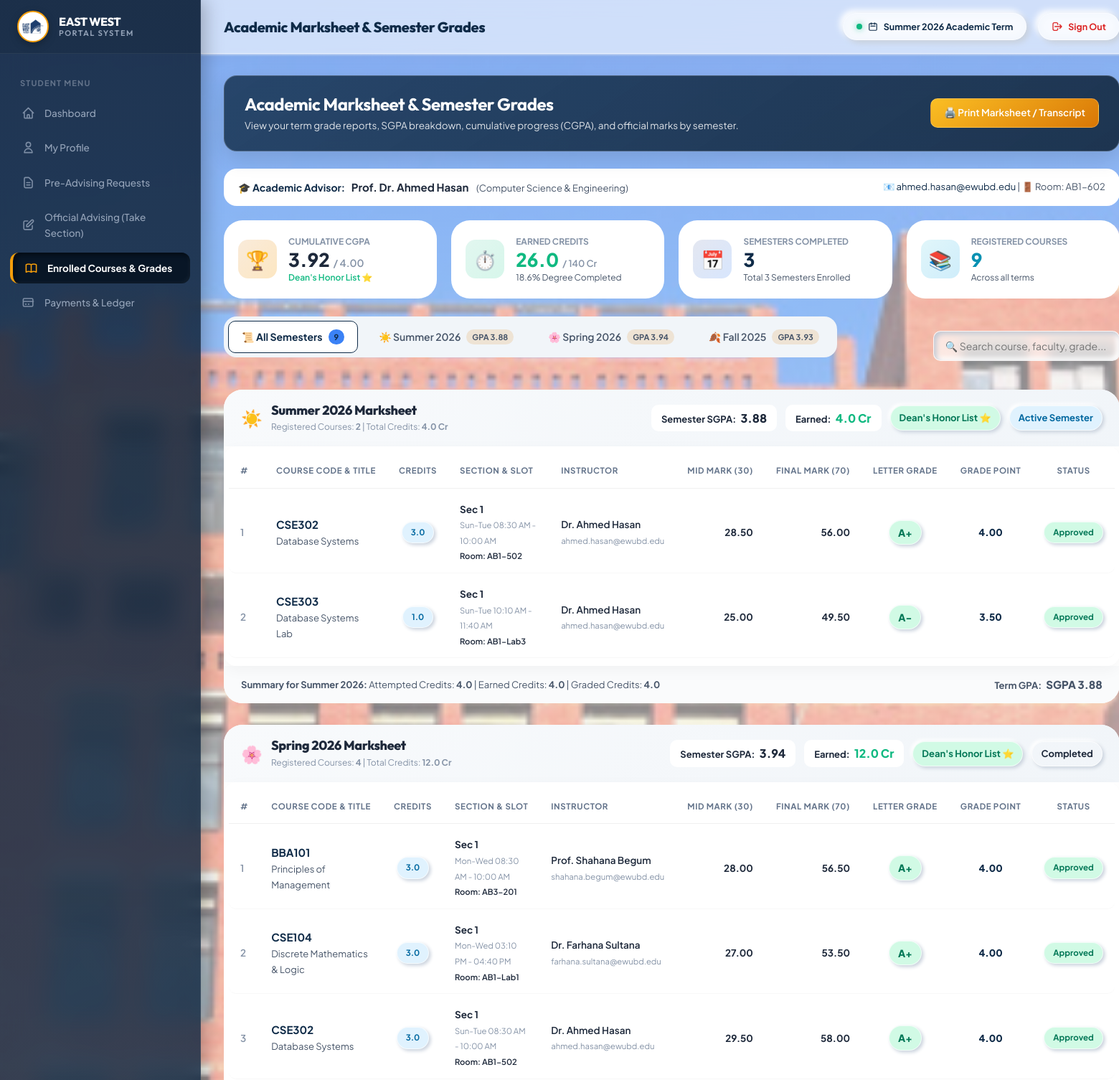
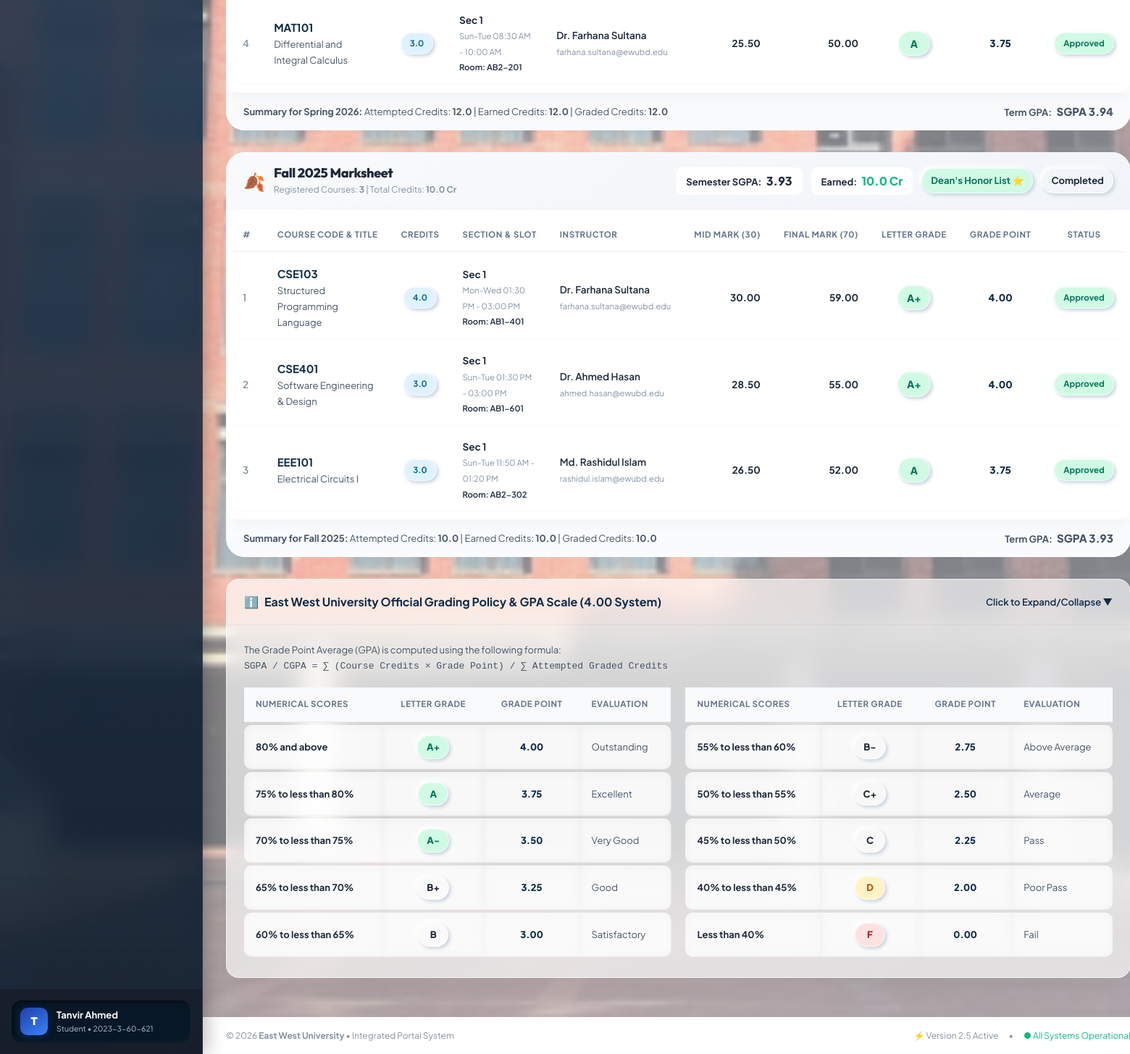
Page /student/enrolled_courses.php (signed in) on the committed database (2 pictures, top to bottom).
### tables this page shows
CREATE TABLE `faculty` (
  `Faculty_ID` varchar(20) NOT NULL,
  `First_name` varchar(50) NOT NULL,
  `Last_name` varchar(50) NOT NULL,
  `Designation` varchar(50) DEFAULT NULL,
  `Room_No` varchar(20) DEFAULT NULL,
  `E_mail` varchar(100) DEFAULT NULL,
  `Password` varchar(255) NOT NULL DEFAULT '$2y$10$e84WvT6bX.8K7aJpZl1G7.R03wX/VqWj.6T8m9E1P3Q5R7S9T0U1V',
  `Dept_ID` int(11) DEFAULT NULL
);

CREATE TABLE `department` (
  `Dept_ID` int(11) NOT NULL,
  `Dept_Name` varchar(100) NOT NULL,
  `Head_Faculty_ID` varchar(20) DEFAULT NULL
);

CREATE TABLE `enrollment` (
  `Enrollment_ID` int(11) NOT NULL,
  `Enrollment_Type` varchar(50) DEFAULT NULL,
  `Advising_Status` varchar(50) DEFAULT 'Pending',
  `Mid_Mark` decimal(5,2) DEFAULT NULL,
  `Final_Mark` decimal(5,2) DEFAULT NULL,
  `Grade` varchar(5) DEFAULT 'N/A',
  `Section_Id` int(11) DEFAULT NULL,
  `ManagedBy_Faculty_ID` varchar(20) DEFAULT NULL,
  `Student_ID` varchar(20) DEFAULT NULL,
  `Semester` varchar(20) NOT NULL DEFAULT 'Summer',
  `Year` int(11) NOT NULL DEFAULT 2026
);

CREATE TABLE `course` (
  `Course_ID` varchar(15) NOT NULL,
  `Course_Title` varchar(100) NOT NULL,
  `Credits` decimal(2,1) NOT NULL,
  `Dept_ID` int(11) DEFAULT NULL
);

CREATE TABLE `section` (
  `Section_Id` int(11) NOT NULL,
  `Section_No` int(11) NOT NULL,
  `Time_Slot` varchar(50) DEFAULT NULL,
  `Room_No` varchar(20) DEFAULT NULL,
  `Capacity` int(11) DEFAULT NULL,
  `Course_ID` varchar(15) DEFAULT NULL,
  `Faculty_ID` varchar(20) DEFAULT NULL
);

### student/enrolled_courses.php (the view, shortened to what the rows shown need)
<?php
require_once __DIR__ . '/../config/auth.php';
$studentId = $_SESSION['user_id'];
$stmtAdvisor = $pdo->prepare("
    SELECT f.First_name, f.Last_name, f.E_mail, f.Room_No, d.Dept_Name
    FROM Student s
    LEFT JOIN Faculty f ON s.Faculty_ID = f.Faculty_ID
    LEFT JOIN Department d ON f.Dept_ID = d.Dept_ID
    WHERE s.Student_ID = ?
");
$stmtAdvisor->execute([$studentId]);
$advisor = $stmtAdvisor->fetch();
$stmt = $pdo->prepare("
    SELECT e.*,
           c.Course_ID, c.Course_Title, c.Credits,
           sec.Section_No, sec.Time_Slot, sec.Room_No,
           CONCAT(f.First_name, ' ', f.Last_name) AS Faculty_Name,
           f.E_mail AS Faculty_Email
    FROM Enrollment e
    JOIN Section sec ON e.Section_Id = sec.Section_Id
    JOIN Course c ON sec.Course_ID = c.Course_ID
    LEFT JOIN Faculty f ON sec.Faculty_ID = f.Faculty_ID
    WHERE e.Student_ID = ?
    ORDER BY e.Year DESC,
             CASE e.Semester
                 WHEN 'Summer' THEN 1
                 WHEN 'Spring' THEN 2
                 WHEN 'Fall' THEN 3
                 ELSE 4
             END ASC,
             c.Course_ID ASC
");
$stmt->execute([$studentId]);
$allEnrollments = $stmt->fetchAll();
$semesters = [];
foreach ($allEnrollments as $enr) {
    $semKey = ($enr['Semester'] ?: 'Summer') . ' ' . ($enr['Year'] ?: 2026);
    if (!isset($semesters[$semKey])) {
        $semesters[$semKey] = [
            'semester' => $enr['Semester'] ?: 'Summer',
            'year'     => $enr['Year'] ?: 2026,
            'courses'  => [],
            'attemptedCredits' => 0,
            'gradedCredits'    => 0,
            'earnedCredits'    => 0,
            'totalGradePoints' => 0,
            'sgpa'             => null,
            'hasGrades'        => false
        ];
    }
    $credits = floatval($enr['Credits']);
    $semesters[$semKey]['courses'][] = $enr;
    $semesters[$semKey]['attemptedCredits'] += $credits;
    $grade = strtoupper(trim((string)$enr['Grade']));
    $gp = ewu_get_grade_point($grade);
    if ($gp !== null && $grade !== 'N/A' && $grade !== '') {
        $semesters[$semKey]['hasGrades'] = true;
        $semesters[$semKey]['gradedCredits'] += $credits;
        $semesters[$semKey]['totalGradePoints'] += ($gp * $credits);
        if ($grade !== 'F') {
            $semesters[$semKey]['earnedCredits'] += $credits;
        }
    }
}
$selectedSemester = $_GET['semester'] ?? 'all';
include __DIR__ . '/../includes/header.php';
?>
<div class="page-banner">
    <div style="display: flex; justify-content: space-between; align-items: center; flex-wrap: wrap; gap: 15px;">
        <div>
            <h1>Academic Marksheet & Semester Grades</h1>
        </div>
    </div>
</div>
<?php if ($advisor && !empty($advisor['First_name'])): ?>
    <div style="background: #ffffff; border: 1px solid var(--border-color); border-left: 4px solid var(--gold-dark); border-radius: var(--radius-md); padding: 14px 20px; margin-bottom: 20px; box-shadow: var(--shadow-sm); display: flex; justify-content: space-between; align-items: center; flex-wrap: wrap; gap: 10px;">
        <div>
            <strong style="color: var(--primary); font-size: 14px;">🎓 Academic Advisor:</strong>
            <span style="font-weight: 700; color: var(--primary-dark); margin-left: 6px;">Prof. <?= htmlspecialchars($advisor['First_name'] . ' ' . $advisor['Last_name']) ?></span>
            <span style="font-size: 13px; color: var(--text-secondary); margin-left: 8px;">(<?= htmlspecialchars($advisor['Dept_Name'] ?? 'Department Faculty') ?>)</span>
        </div>
        <div style="font-size: 13px; color: var(--text-secondary);">
            📧 <a href="mailto:<?= htmlspecialchars($advisor['E_mail']) ?>"><?= htmlspecialchars($advisor['E_mail']) ?></a> | 🚪 Room: <?= htmlspecialchars($advisor['Room_No'] ?? 'TBA') ?>
        </div>
    </div>
<?php endif; ?>
<div style="display: flex; justify-content: space-between; align-items: center; flex-wrap: wrap; gap: 15px; margin-bottom: 20px;">
    <div class="sem-nav-tabs" role="tablist">
        <a href="enrolled_courses.php?semester=all" class="sem-tab-btn <?= $selectedSemester === 'all' ? 'active' : '' ?>">
            📜 All Semesters
            <span class="badge-pill"><?= count($allEnrollments) ?></span>
        </a>
        <?php foreach ($semesters as $semKey => $sData):
            $semParam = urlencode($semKey);
            $isActive = ($selectedSemester === $semKey);
            $icon = ($sData['semester'] === 'Summer') ? '☀️' : (($sData['semester'] === 'Spring') ? '🌸' : '🍂');
        ?>
            <a href="enrolled_courses.php?semester=<?= $semParam ?>" class="sem-tab-btn <?= $isActive ? 'active' : '' ?>">
                <?= $icon ?> <?= htmlspecialchars($semKey) ?>
                <?php if ($sData['sgpa'] !== 'N/A'): ?>
                    <span class="badge-pill" style="background: rgba(217, 119, 6, 0.15); color: var(--gold-dark); font-weight: 700;">
                        GPA <?= $sData['sgpa'] ?>
                    </span>
                <?php else: ?>
                    <span class="badge-pill" style="background: rgba(59, 130, 246, 0.15); color: var(--primary);">Current</span>
                <?php endif; ?>
            </a>
        <?php endforeach; ?>
    </div>
</div>
<?php if (count($semesters) > 0): ?>
    <?php
    foreach ($semesters as $semKey => $sData):
        $semIcon = ($sData['semester'] === 'Summer') ? '☀️' : (($sData['semester'] === 'Spring') ? '🌸' : '🍂');
        $isCurrentTerm = ($sData['semester'] === 'Summer' && $sData['year'] == 2026);
    ?>
        <div class="semester-block" id="sem_block_<?= md5($semKey) ?>">
            <div class="semester-header">
                <div class="semester-title">
                    <span style="font-size: 24px;"><?= $semIcon ?></span>
                    <div>
                        <h2><?= htmlspecialchars($semKey) ?> Marksheet</h2>
                        <div style="font-size: 12px; color: var(--text-muted); margin-top: 2px;">
                            Registered Courses: <strong><?= count($sData['courses']) ?></strong> | Total Credits: <strong><?= number_format($sData['attemptedCredits'], 1) ?> Cr</strong>
                        </div>
                    </div>
                </div>
                <div class="semester-metrics-pill">
                    <div class="sgpa-box">
                        Semester SGPA:
                        <span class="val"><?= $sData['sgpa'] ?></span>
                    </div>
                    <div class="sgpa-box" style="border-left-color: var(--success);">
                        Earned: <span class="val" style="color: var(--success);"><?= number_format($sData['earnedCredits'], 1) ?> Cr</span>
                    </div>
                    <span class="badge <?= $sData['standingClass'] ?>" style="font-size: 13px; padding: 6px 12px;">
                        <?= $sData['standing'] ?>
                    </span>
                    <?php if ($isCurrentTerm): ?>
                        <span class="badge badge-info" style="font-size: 13px; padding: 6px 12px;">
                            Active Semester
                        </span>
                    <?php else: ?>
                        <span class="badge badge-secondary" style="font-size: 13px; padding: 6px 12px;">
                            Completed
                        </span>
                    <?php endif; ?>
                </div>
            </div>
            <div class="panel-body" style="padding: 0;">
                <div class="table-responsive">
                    <table class="data-table semester-course-table">
                        <thead>
                            <tr>
                                <th style="width: 50px;">#</th>
                                <th>Course Code & Title</th>
                                <th style="text-align: center;">Credits</th>
                                <th>Section & Slot</th>
                                <th>Instructor</th>
                                <th style="text-align: right;">Mid Mark (30)</th>
                                <th style="text-align: right;">Final Mark (70)</th>
                                <th style="text-align: center;">Letter Grade</th>
                                <th style="text-align: center;">Grade Point</th>
                                <th style="text-align: center;">Status</th>
                            </tr>
                        </thead>
                        <tbody>
                            <?php
                            $rowNum = 1;
                            foreach ($sData['courses'] as $row):
                                $grade = strtoupper(trim((string)$row['Grade']));
                                $gp = ewu_get_grade_point($grade);
                                $gradeBadgeClass = ewu_get_grade_badge_class($grade);
                            ?>
                                <tr class="course-row">
                                    <td style="color: var(--text-muted); font-weight: 600;"><?= $rowNum++ ?></td>
                                    <td>
                                        <strong style="color: var(--primary); font-size: 15px;"><?= htmlspecialchars($row['Course_ID']) ?></strong><br>
                                        <span style="font-size: 13px; color: var(--text-secondary);"><?= htmlspecialchars($row['Course_Title']) ?></span>
                                    </td>
                                    <td style="text-align: center;">
                                        <span class="badge badge-info" style="font-weight: 700;"><?= number_format($row['Credits'], 1) ?></span>
                                    </td>
                                    <td>
                                        <strong>Sec <?= htmlspecialchars($row['Section_No']) ?></strong><br>
                                        <small style="color: var(--text-muted);"><?= htmlspecialchars($row['Time_Slot'] ?? 'TBA') ?></small><br>
                                        <small style="color: var(--gold-dark); font-weight: 600;">Room: <?= htmlspecialchars($row['Room_No'] ?? 'TBA') ?></small>
                                    </td>
                                    <td>
                                        <div style="font-weight: 600; color: var(--primary-dark);"><?= htmlspecialchars($row['Faculty_Name'] ?? 'TBA') ?></div>
                                        <?php if (!empty($row['Faculty_Email'])): ?>
                                            <small><a href="mailto:<?= htmlspecialchars($row['Faculty_Email']) ?>" style="color: var(--text-muted);"><?= htmlspecialchars($row['Faculty_Email']) ?></a></small>
                                        <?php endif; ?>
                                    </td>
                                    <td style="text-align: right; font-weight: 700;">
                                        <?= $row['Mid_Mark'] !== null ? number_format($row['Mid_Mark'], 2) : '<span style="color: var(--text-muted); font-weight: normal;">—</span>' ?>
                                    </td>
                                    <td style="text-align: right; font-weight: 700;">
                                        <?= $row['Final_Mark'] !== null ? number_format($row['Final_Mark'], 2) : '<span style="color: var(--text-muted); font-weight: normal;">—</span>' ?>
                                    </td>
                                    <td style="text-align: center;">
                                        <span class="badge <?= $gradeBadgeClass ?>" style="font-size: 14px; font-weight: 800; padding: 5px 12px; min-width: 44px; display: inline-block;">
                                            <?= htmlspecialchars($grade ?: 'N/A') ?>
                                        </span>
                                    </td>
                                    <td style="text-align: center; font-weight: 800; color: var(--primary);">
                                        <?= $gp !== null ? number_format($gp, 2) : '<span style="color: var(--text-muted); font-weight: normal;">—</span>' ?>
                                    </td>
                                    <td style="text-align: center;">
                                        <span class="badge badge-<?= $row['Advising_Status'] === 'Approved' ? 'success' : 'warning' ?>">
                                            <?= htmlspecialchars($row['Advising_Status']) ?>
                                        </span>
                                    </td>
                                </tr>
                            <?php endforeach; ?>
                        </tbody>
                    </table>
                </div>
            </div>
            <div class="semester-footer-bar">
                <div>
                    <strong>Summary for <?= htmlspecialchars($semKey) ?>:</strong>
                    Attempted Credits: <strong><?= number_format($sData['attemptedCredits'], 1) ?></strong> |
                    Earned Credits: <strong><?= number_format($sData['earnedCredits'], 1) ?></strong> |
                    Graded Credits: <strong><?= number_format($sData['gradedCredits'], 1) ?></strong>
                </div>
                <div>
                    <strong>Term GPA:</strong>
                    <span style="font-size: 15px; font-weight: 800; color: var(--gold-dark); margin-left: 4px;">
                        <?= $sData['sgpa'] !== 'N/A' ? "SGPA {$sData['sgpa']}" : "Grades Pending" ?>
                    </span>
                </div>
            </div>
        </div>
    <?php endforeach; ?>
<?php endif; ?>
<div class="panel no-print" style="margin-top: 30px;">
    <div class="panel-body" id="grading_scale_details">
        <div style="display: grid; grid-template-columns: repeat(auto-fit, minmax(320px, 1fr)); gap: 20px;">
            <?php
            $allTiers = ewu_get_grading_policy_tiers();
            $splitTiers = array_chunk($allTiers, 5);
            foreach ($splitTiers as $tierChunk):
            ?>
                <div>
                    <table class="data-table" style="font-size: 13px;">
                        <thead>
                            <tr style="background: #f8fafc;">
                                <th>Numerical Scores</th>
                                <th style="text-align: center;">Letter Grade</th>
                                <th style="text-align: center;">Grade Point</th>
                                <th>Evaluation</th>
                            </tr>
                        </thead>
                    </table>
                </div>
            <?php endforeach; ?>
        </div>
    </div>
</div>
<?php include __DIR__ . '/../includes/footer.php'; ?>

### rows in the picture
faculty: First_name+Last_name "Dr. Ahmed Hasan", Dept_ID.Dept_Name "Computer Science & Engineering", E_mail "ahmed.hasan@ewubd.edu", Room_No "AB1-602"
enrollment: icon "🍂", semKey "Fall 2025", sgpa "3.93", course.Course_ID "EEE101", course.Course_Title "Electrical Circuits I", course.Credits "3.0", Section_Id.Section_No "1", Section_Id.Time_Slot "Sun-Tue 11:50 AM - 01:20 PM", Section_Id.Room_No "AB2-302", Faculty_Name "Md. Rashidul Islam", ManagedBy_Faculty_ID.E_mail "rashidul.islam@ewubd.edu", Mid_Mark "26.50", Final_Mark "52.00", Grade "A", Grade "3.75", Advising_Status "Approved"
enrollment: course.Course_ID "CSE302", course.Course_Title "Database Systems", course.Credits "3.0", Section_Id.Section_No "1", Section_Id.Time_Slot "Sun-Tue 08:30 AM - 10:00 AM", Section_Id.Room_No "AB1-502", Faculty_Name "Dr. Ahmed Hasan", ManagedBy_Faculty_ID.E_mail "ahmed.hasan@ewubd.edu", Mid_Mark "28.50", Final_Mark "56.00", Grade "A+", Grade "4.00", Advising_Status "Approved"
enrollment: course.Course_ID "CSE303", course.Course_Title "Database Systems Lab", course.Credits "1.0", Section_Id.Section_No "1", Section_Id.Time_Slot "Sun-Tue 10:10 AM - 11:40 AM", Section_Id.Room_No "AB1-Lab3", Faculty_Name "Dr. Ahmed Hasan", ManagedBy_Faculty_ID.E_mail "ahmed.hasan@ewubd.edu", Mid_Mark "25.00", Final_Mark "49.50", Grade "A-", Grade "3.50", Advising_Status "Approved"
enrollment: course.Course_ID "BBA101", course.Course_Title "Principles of Management", course.Credits "3.0", Section_Id.Section_No "1", Section_Id.Time_Slot "Mon-Wed 08:30 AM - 10:00 AM", Section_Id.Room_No "AB3-201", Faculty_Name "Prof. Shahana Begum", ManagedBy_Faculty_ID.E_mail "shahana.begum@ewubd.edu", Mid_Mark "28.00", Final_Mark "56.50", Grade "A+", Grade "4.00", Advising_Status "Approved"
enrollment: course.Course_ID "CSE104", course.Course_Title "Discrete Mathematics & Logic", course.Credits "3.0", Section_Id.Section_No "1", Section_Id.Time_Slot "Mon-Wed 03:10 PM - 04:40 PM", Section_Id.Room_No "AB1-Lab1", Faculty_Name "Dr. Farhana Sultana", ManagedBy_Faculty_ID.E_mail "farhana.sultana@ewubd.edu", Mid_Mark "27.00", Final_Mark "53.50", Grade "A+", Grade "4.00", Advising_Status "Approved"
enrollment: course.Course_ID "CSE302", course.Course_Title "Database Systems", course.Credits "3.0", Section_Id.Section_No "1", Section_Id.Time_Slot "Sun-Tue 08:30 AM - 10:00 AM", Section_Id.Room_No "AB1-502", Faculty_Name "Dr. Ahmed Hasan", ManagedBy_Faculty_ID.E_mail "ahmed.hasan@ewubd.edu", Mid_Mark "29.50", Final_Mark "58.00", Grade "A+", Grade "4.00", Advising_Status "Approved"
enrollment: course.Course_ID "MAT101", course.Course_Title "Differential and Integral Calculus", course.Credits "3.0", Section_Id.Section_No "1", Section_Id.Time_Slot "Sun-Tue 08:30 AM - 10:00 AM", Section_Id.Room_No "AB2-201", Faculty_Name "Dr. Farhana Sultana", ManagedBy_Faculty_ID.E_mail "farhana.sultana@ewubd.edu", Mid_Mark "25.50", Final_Mark "50.00", Grade "A", Grade "3.75", Advising_Status "Approved"
enrollment: course.Course_ID "CSE103", course.Course_Title "Structured Programming Language", course.Credits "4.0", Section_Id.Section_No "1", Section_Id.Time_Slot "Mon-Wed 01:30 PM - 03:00 PM", Section_Id.Room_No "AB1-401", Faculty_Name "Dr. Farhana Sultana", faculty.E_mail "farhana.sultana@ewubd.edu", Mid_Mark "30.00", Final_Mark "59.00", Grade "A+", Grade "4.00", Advising_Status "Approved"
enrollment: course.Course_ID "CSE401", course.Course_Title "Software Engineering & Design", course.Credits "3.0", Section_Id.Section_No "1", Section_Id.Time_Slot "Sun-Tue 01:30 PM - 03:00 PM", Section_Id.Room_No "AB1-601", Faculty_Name "Dr. Ahmed Hasan", ManagedBy_Faculty_ID.E_mail "ahmed.hasan@ewubd.edu", Mid_Mark "28.50", Final_Mark "55.00", Grade "A+", Grade "4.00", Advising_Status "Approved"

### other values in the picture
substr($userName, 0, 1) "T"
$userName "Tanvir Ahmed"
$role "Student"
$userId "2023-3-60-621"
$pageTitle "Academic Marksheet & Semester Grades"
$cgpa "3.92"
$overallEarnedCredits "26.0"
$degreeTotalCredits "140"
$degreeProgress "18.6"
count(array_filter($semesters, fn($s) => $s['sgpa'] !== 'N/A')) "3"
count($semesters) "3"
$totalCoursesCount "9"
count($allEnrollments) "9"
$icon "☀️"
$semKey "Summer 2026"
